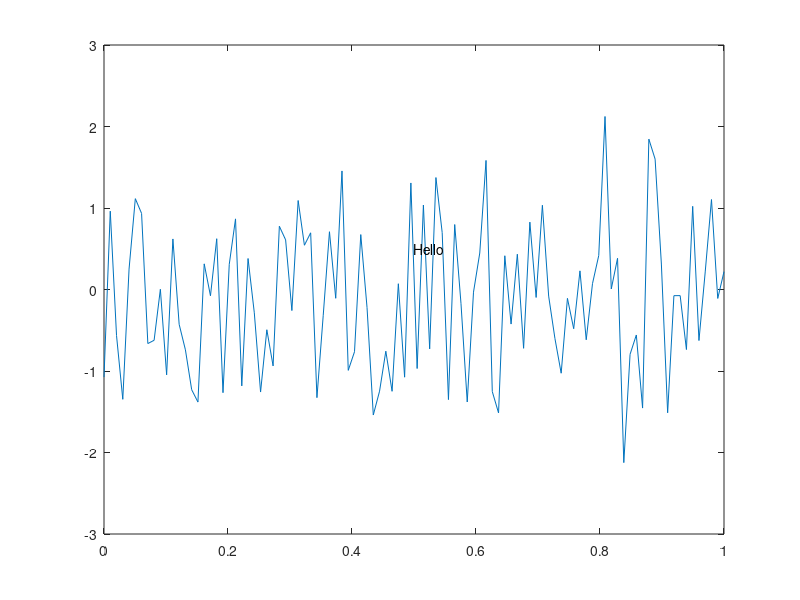

Source code (MATLAB):
function result = test_textproperties_007
result = false;
a = figure;
plot(linspace(0,1),randn(1,100));
t = text(0.5,0.5,'Hello')
drawnow
set(t,'edgecolor','k');
set(t,'linestyle','-');
drawnow
set(t,'linestyle','--');
drawnow
set(t,'linestyle',':');
drawnow
set(t,'linestyle','-.');
drawnow
set(t,'linestyle','none');
drawnow
close(a);
result = true;
